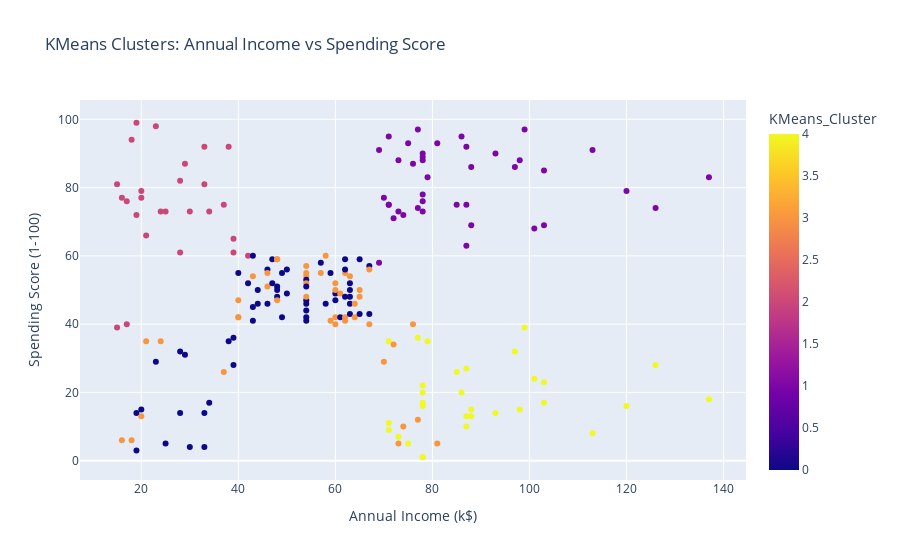
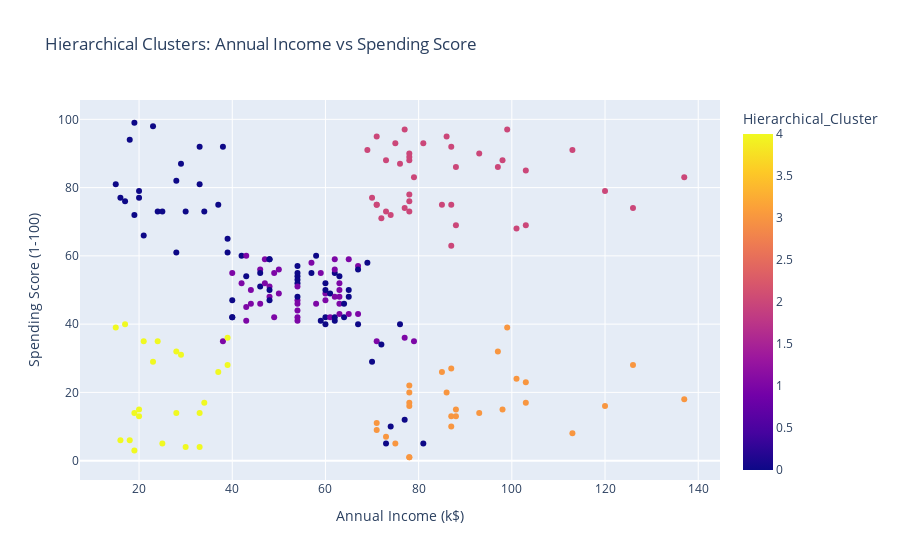

Notebook source saved alongside these figures, in order:
### Markdown cell above
### Step 3: Visualizations and interpretation

### Code cell
import plotly.express as px

# 2D scatter plot with clusters from KMeans
fig = px.scatter(df, x='Annual Income (k$)', y='Spending Score (1-100)', color='KMeans_Cluster',
                 title='KMeans Clusters: Annual Income vs Spending Score',
                 labels={'color':'Cluster'})
fig.show()

# 2D scatter plot with clusters from Hierarchical
fig = px.scatter(df, x='Annual Income (k$)', y='Spending Score (1-100)', color='Hierarchical_Cluster',
                 title='Hierarchical Clusters: Annual Income vs Spending Score',
                 labels={'color':'Cluster'})
fig.show()

# Cluster count plot for KMeans
sns.countplot(x='KMeans_Cluster', data=df)
plt.title("Cluster Counts (KMeans)")
plt.show()

# Cluster count plot for Hierarchical
sns.countplot(x='Hierarchical_Cluster', data=df)
plt.title("Cluster Counts (Hierarchical)")
plt.show()

### Figure 1 — Plotly figure (JSON) as saved in the notebook; plotly's stock layout.template omitted (floating-point values rounded to 4 significant figures; data arrays with more than 128 entries replaced by an {"elided": "..."} marker saying what was removed)
{"data": [{"hovertemplate": "Annual Income (k$)=%{x}<br>Spending Score (1-100)=%{y}<br>KMeans_Cluster=%{marker.color}<extra></extra>", "legendgroup": "", "marker": {"color": {"elided": "200 int values"}, "coloraxis": "coloraxis", "symbol": "circle"}, "mode": "markers", "name": "", "orientation": "v", "showlegend": false, "type": "scatter", "x": {"elided": "200 int values"}, "xaxis": "x", "y": {"elided": "200 int values"}, "yaxis": "y"}], "layout": {"coloraxis": {"colorbar": {"title": {"text": "KMeans_Cluster"}}, "colorscale": [[0, "#0d0887"], [0.1111, "#46039f"], [0.2222, "#7201a8"], [0.3333, "#9c179e"], [0.4444, "#bd3786"], [0.5556, "#d8576b"], [0.6667, "#ed7953"], [0.7778, "#fb9f3a"], [0.8889, "#fdca26"], [1, "#f0f921"]]}, "legend": {"tracegroupgap": 0}, "title": {"text": "KMeans Clusters: Annual Income vs Spending Score"}, "xaxis": {"anchor": "y", "domain": [0, 1], "title": {"text": "Annual Income (k$)"}}, "yaxis": {"anchor": "x", "domain": [0, 1], "title": {"text": "Spending Score (1-100)"}}}}

### Figure 2 — Plotly figure (JSON) as saved in the notebook; plotly's stock layout.template omitted (floating-point values rounded to 4 significant figures; data arrays with more than 128 entries replaced by an {"elided": "..."} marker saying what was removed)
{"data": [{"hovertemplate": "Annual Income (k$)=%{x}<br>Spending Score (1-100)=%{y}<br>Hierarchical_Cluster=%{marker.color}<extra></extra>", "legendgroup": "", "marker": {"color": {"elided": "200 int values"}, "coloraxis": "coloraxis", "symbol": "circle"}, "mode": "markers", "name": "", "orientation": "v", "showlegend": false, "type": "scatter", "x": {"elided": "200 int values"}, "xaxis": "x", "y": {"elided": "200 int values"}, "yaxis": "y"}], "layout": {"coloraxis": {"colorbar": {"title": {"text": "Hierarchical_Cluster"}}, "colorscale": [[0, "#0d0887"], [0.1111, "#46039f"], [0.2222, "#7201a8"], [0.3333, "#9c179e"], [0.4444, "#bd3786"], [0.5556, "#d8576b"], [0.6667, "#ed7953"], [0.7778, "#fb9f3a"], [0.8889, "#fdca26"], [1, "#f0f921"]]}, "legend": {"tracegroupgap": 0}, "title": {"text": "Hierarchical Clusters: Annual Income vs Spending Score"}, "xaxis": {"anchor": "y", "domain": [0, 1], "title": {"text": "Annual Income (k$)"}}, "yaxis": {"anchor": "x", "domain": [0, 1], "title": {"text": "Spending Score (1-100)"}}}}
